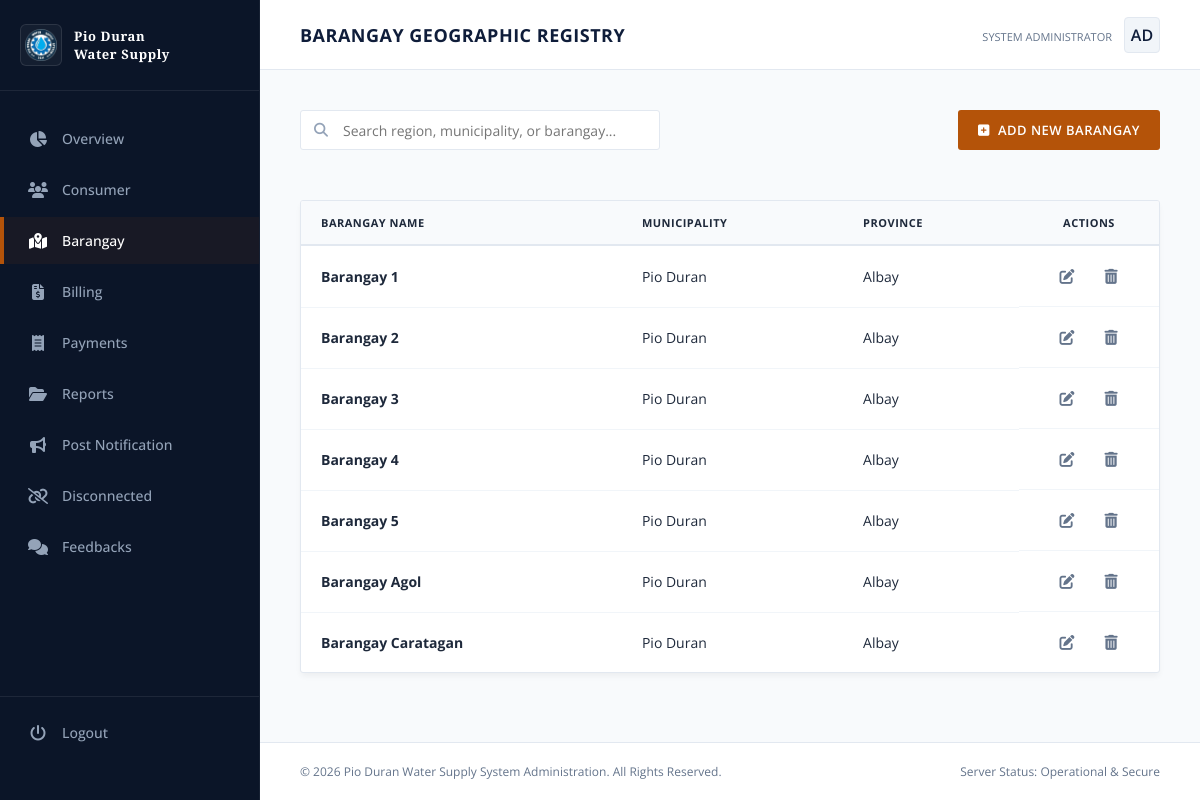
/pwss/brgy-list/ (signed in), run on the app's committed database.
### customer/models.py (models this page shows, shortened)
class Barangay(models.Model):
    barangay_name = models.CharField(max_length=100, unique=True)
    municipality = models.CharField(max_length=100)
    province = models.CharField(max_length=100)
    class Meta:
        ordering = ["barangay_name"]
        verbose_name_plural = "Barangays"

### core/views.py (the view)
# urls.py: path('brgy-list/', views.barangay_list, name="brgy_list"),
@login_required(login_url="login-view")
def barangay_list(request):
    barangays_list = Barangay.objects.all()
    error = request.session.pop("brgy_error", None)
    success = request.session.pop("brgy_success", None)
    return render(
        request,
        "admin/barangays.html",
        {
            "barangays_list": barangays_list,
            "error": error,
            "success": success,
        }
    )

### core/templates/admin/barangays.html (shortened to what this page needs)
{% extends 'admin.html' %}
{% block content %}
<header class="top-navbar">
    <div class="page-title">
        <h1 id="current-view-title">
            Barangay Geographic Registry
        </h1>
    </div>
    <div class="admin-profile">
        <div class="admin-info">
            <small>System Administrator</small>
        </div>
        <div class="admin-avatar">
            AD
        </div>
    </div>
</header>
<div class="workspace">
    <div class="action-bar flex-actions">
        <div class="search-box">
            <input
                type="text"
                id="tableSearch"
                placeholder="Search region, municipality, or barangay..."
                autocomplete="off">
        </div>
        <a
            href="{% url 'add-brgy' %}"
            class="btn-action save-commit"
            id="navigateAddBarangay">
            <i class="fa-solid fa-square-plus"></i>
            Add New Barangay
        </a>
    </div>
    <div class="data-section table-container-max">
        <table
            class="classic-table"
            id="barangayTable">
            <thead>
                <tr>
                    <th>
                        Barangay Name
                    </th>
                    <th>
                        Municipality
                    </th>
                    <th>
                        Province
                    </th>
                    <th
                        class="text-center"
                        style="width: 140px;">
                        Actions
                    </th>
                </tr>
            </thead>
            <tbody>
                {% for b in barangays_list %}
                <tr>
                    <td>
                        <strong>
                            {{ b.barangay_name }}
                        </strong>
                    </td>
                    <td>
                        {{ b.municipality }}
                    </td>
                    <td>
                        {{ b.province }}
                    </td>
                    <td class="text-center actions-cell">
                        <a
                            href="{% url 'edit_brgy' b.pk %}"
                            class="btn-table-action edit-action"
                            title="Edit Entry">
                            <i class="fa-solid fa-pen-to-square"></i>
                        </a>
                        <form
                            method="POST"
                            action="{% url 'delete_brgy' b.pk %}"
                            class="delete-form"
                            onsubmit="return confirmDelete('{{ b.barangay_name|escapejs }}');">
                            <button
                                type="submit"
                                class="btn-table-action delete-action"
                                title="Delete Entry">
                                <i class="fa-solid fa-trash-can"></i>
                            </button>
                        </form>
                    </td>
                </tr>
                {% endfor %}
            </tbody>
        </table>
    </div>
</div>
{% endblock %}

### core/templates/admin.html (style rules this page uses)
:root { --bg-navy: #0f1d3a; --sidebar-bg: #0b1528; --main-bg: #f8fafc; --card-bg: #ffffff; --primary-text: #1e293b; --secondary-text: #64748b; --accent-gold: #b45309; --border-classic: #e2e8f0; --accent-blue: #1d4ed8; --success-green: #15803d; }
* { margin: 0; padding: 0; box-sizing: border-box; font-family: 'Open Sans', sans-serif; }
body { background-color: var(--main-bg); color: var(--primary-text); display: flex; min-height: 100vh; overflow-x: hidden; }
.top-navbar { background-color: var(--card-bg); height: 70px; border-bottom: 1px solid var(--border-classic); display: flex; align-items: center; justify-content: space-between; padding: 0 40px; }
.page-title h1 { font-size: 18px; font-weight: 700; color: var(--bg-navy); text-transform: uppercase; letter-spacing: 0.5px; }
.admin-profile { display: flex; align-items: center; gap: 12px; }
.admin-avatar { width: 36px; height: 36px; background-color: #f1f5f9; border: 1px solid var(--border-classic); border-radius: 4px; display: flex; align-items: center; justify-content: center; color: var(--bg-navy); font-weight: 600; }
.admin-info small { font-size: 11px; color: var(--secondary-text); text-transform: uppercase; }
.workspace { padding: 40px; display: flex; flex-direction: column; gap: 30px; flex-grow: 1; }
.data-section { background-color: var(--card-bg); border: 1px solid var(--border-classic); border-radius: 4px; box-shadow: 0 4px 6px -1px rgba(0, 0, 0, 0.05); }
.classic-table { width: 100%; border-collapse: collapse; text-align: left; font-size: 14px; }
.classic-table th { background-color: #f8fafc; color: var(--primary-text); font-weight: 600; padding: 14px 24px; border-bottom: 2px solid var(--border-classic); text-transform: uppercase; font-size: 11px; letter-spacing: 0.5px; }
.classic-table td { padding: 14px 24px; border-bottom: 1px solid var(--border-classic); color: var(--primary-text); }

### core/templates/admin/barangays.html (style rules this page uses)
.flex-actions { display: flex; justify-content: space-between; align-items: center; margin-bottom: 20px; gap: 16px; }
.search-box { position: relative; max-width: 360px; width: 100%; }
.search-box input { width: 100%; height: 40px; padding: 8px 12px 8px 42px; font-size: 14px; border: 1px solid var(--border-classic); border-radius: 3px; background-color: #ffffff; outline: none; box-sizing: border-box; transition: all 0.15s ease; }
.btn-action { display: inline-flex; align-items: center; justify-content: center; gap: 8px; height: 40px; padding: 0 20px; font-size: 13px; font-weight: 600; border-radius: 3px; text-transform: uppercase; letter-spacing: 0.5px; cursor: pointer; border: none; color: #ffffff; text-decoration: none; transition: background-color 0.15s ease; box-sizing: border-box; }
.btn-action.save-commit { background-color: var(--accent-gold); }
.table-container-max { background-color: #ffffff; border: 1px solid var(--border-classic); border-radius: 3px; overflow: hidden; }
.classic-table { width: 100%; border-collapse: collapse; text-align: left; font-size: 14px; }
.classic-table th { background-color: #f8fafc; color: var(--primary-text); font-weight: 700; text-transform: uppercase; font-size: 11px; letter-spacing: 0.5px; padding: 14px 20px; border-bottom: 2px solid var(--border-classic); }
.classic-table td { padding: 14px 20px; border-bottom: 1px solid #f1f5f9; color: var(--primary-text); }
.classic-table tbody tr:last-child td { border-bottom: none; }
.text-center { text-align: center; }
.actions-cell { display: flex; justify-content: center; align-items: center; gap: 12px; }
.delete-form { display: inline-flex; margin: 0; padding: 0; }
.btn-table-action { display: inline-flex; align-items: center; justify-content: center; width: 32px; height: 32px; padding: 6px; text-decoration: none; font-size: 15px; color: var(--secondary-text); background: transparent; border: none; border-radius: 3px; cursor: pointer; box-sizing: border-box; transition: all 0.15s ease; }

### data on the page
Barangay: barangay_name "Barangay 1", municipality "Pio Duran", province "Albay"
Barangay: barangay_name "Barangay 2", municipality "Pio Duran", province "Albay"
Barangay: barangay_name "Barangay 3", municipality "Pio Duran", province "Albay"
Barangay: barangay_name "Barangay 4", municipality "Pio Duran", province "Albay"
Barangay: barangay_name "Barangay 5", municipality "Pio Duran", province "Albay"
Barangay: barangay_name "Barangay Agol", municipality "Pio Duran", province "Albay"
Barangay: barangay_name "Barangay Caratagan", municipality "Pio Duran", province "Albay"
